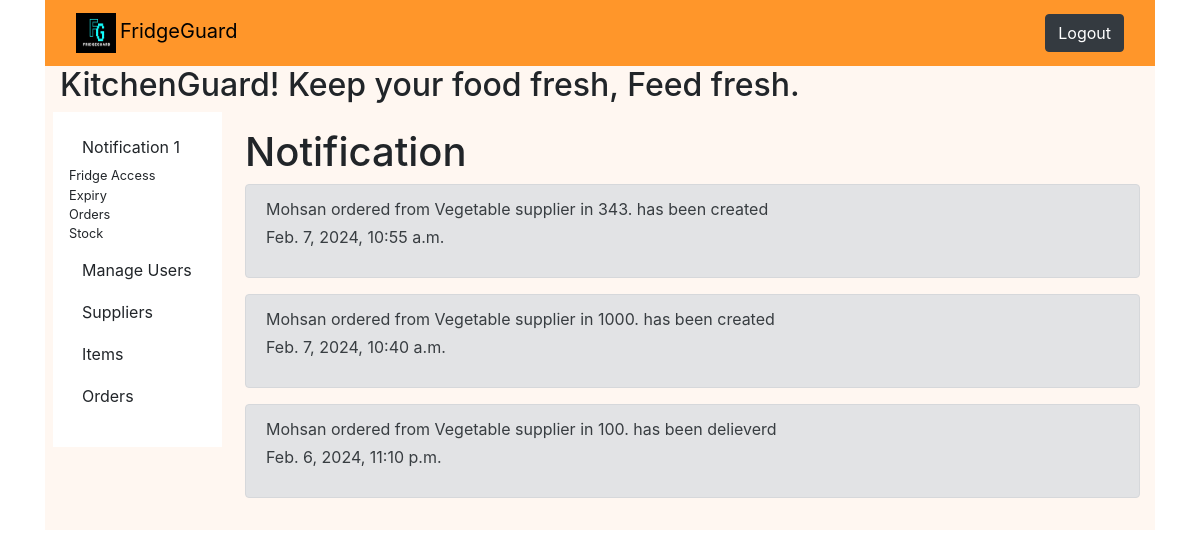
Before: /updates/order (signed in) with the older database file.
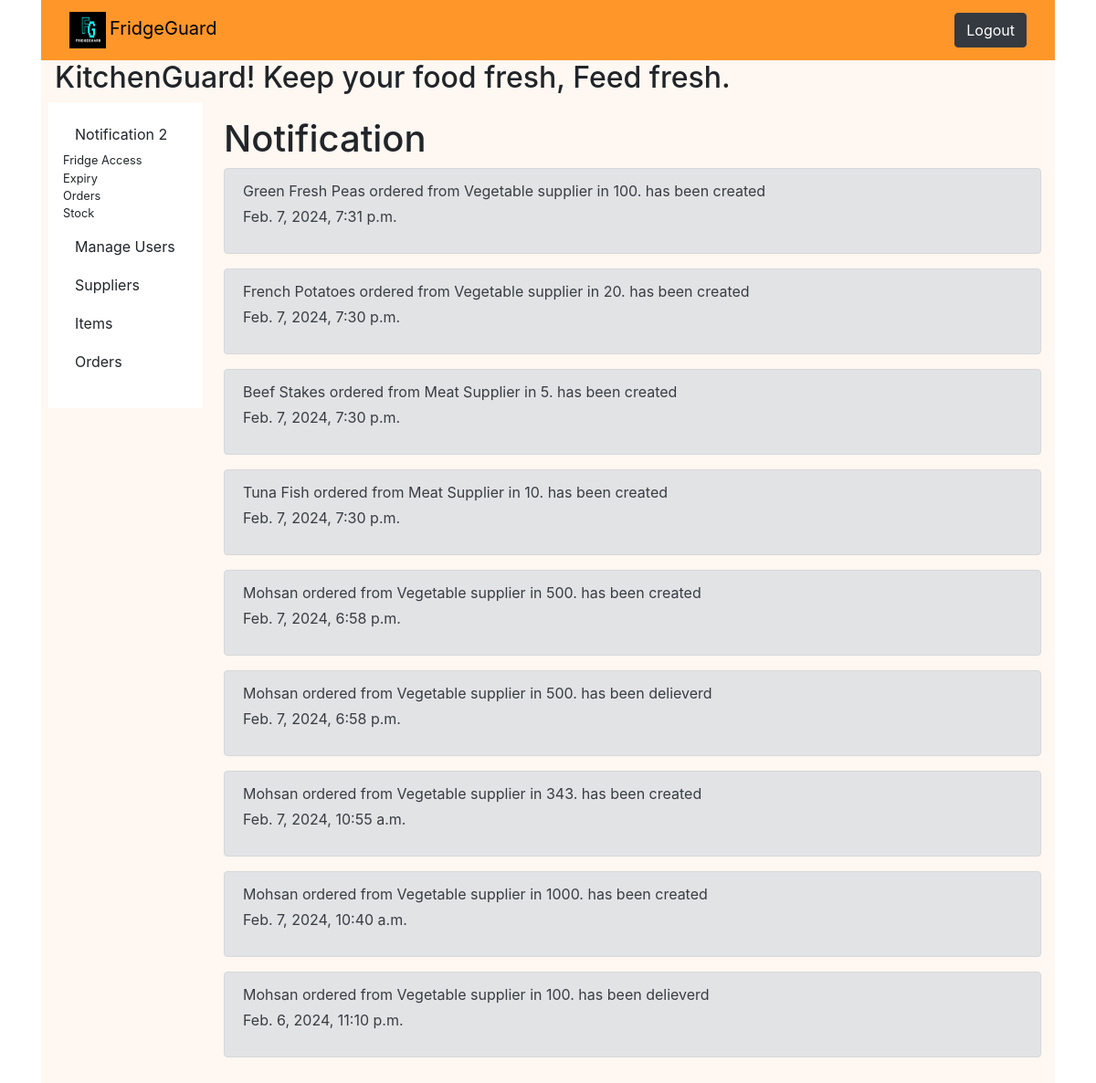
After: the same page with the newer database file.
### fridge/models.py (models this page shows, shortened)
class Notification(models.Model):
    user = models.ForeignKey(settings.AUTH_USER_MODEL,
                             on_delete=models.CASCADE)
    type = models.CharField(max_length=50, choices=NOTIFICATION_TYPE)
    message = models.TextField()
    created_at = models.DateTimeField(auto_now_add=True)
    is_read = models.BooleanField(default=False)

### fridge/views.py (the view)
# urls.py: path('updates/order', OrdersNotificationListView.as_view(), name="order_updates"),
class OrdersNotificationListView(LoginRequiredMixin, ListView):
    model = Notification
    template_name = "fridge/updates.html"
    context_object_name = "notifications"
    def get_queryset(self):
        queryset = Notification.objects.filter(
            type__contains='order').order_by("-created_at")
        queryset.update(is_read=True)
        return queryset

### fridge/context_processors.py (called while the page is built)
def dynamic_context(request):
    if request.user.is_superuser:
        notification_count = Notification.objects.filter(is_read=False).count()
        return {"notification_count": notification_count}
    return {}

### fridge/templates/fridge/updates.html
{% extends "fridge/admin_base.html"%}
{% block superuser_content %}
    <h1>Notification</h1>
    {% if notifications%}
    {% for notify in notifications %}
    <div class="alert {% if notify.is_read %} alert-secondary {% else %} alert-primary {% endif %}" role="alert">
        {{notify.message}}
        <p class="mt-1"> {{notify.created_at}} </p>
    </div>
    {% endfor %}
    {% else %}
    <p>No new notification</p>
    {% endif %}
    {% endblock superuser_content %}

Changed rows visible on the page:
added Notification: message "Green Fresh Peas ordered from Vegetable supplier in 100. has been created", created_at "Feb. 7, 2024, 7:31 p.m."
added Notification: message "French Potatoes ordered from Vegetable supplier in 20. has been created", created_at "Feb. 7, 2024, 7:30 p.m."
added Notification: message "Beef Stakes ordered from Meat Supplier in 5. has been created", created_at "Feb. 7, 2024, 7:30 p.m."
added Notification: message "Tuna Fish ordered from Meat Supplier in 10. has been created", created_at "Feb. 7, 2024, 7:30 p.m."
added Notification: message "Mohsan ordered from Vegetable supplier in 500. has been created", created_at "Feb. 7, 2024, 6:58 p.m."
added Notification: message "Mohsan ordered from Vegetable supplier in 500. has been delieverd", created_at "Feb. 7, 2024, 6:58 p.m."
Other visible differences:
{{ notification_count }}: "1" → "2"
